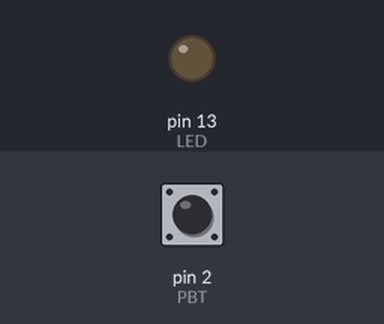
A sketch run on a simulated Arduino Uno, built with avr-gcc and run on an emulated ATmega328P. Shown: output pins drawn as LEDs (lit = HIGH). Inputs (shaded band) come from the test bench; at power-on: pin 2 (PBT) HIGH.

Above: at 1.2 s.
1.3 s: pin 2 (PBT) pulled LOW for 0.15 s
At 1.37 s:
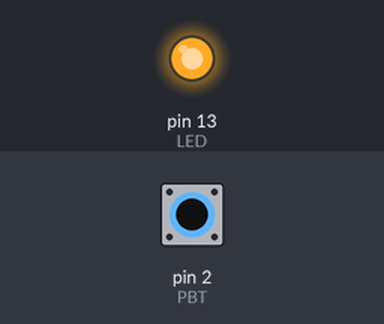
2.9 s: pin 2 (PBT) pulled LOW for 3.2 s
At 7.2 s:
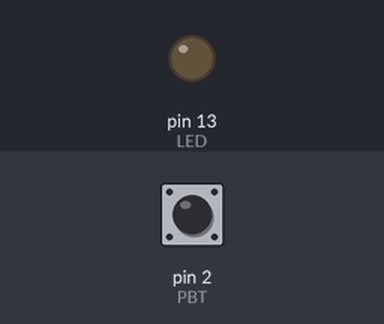
Timing chart, 0 to 8.7 s (numbered marks = the images above; inputs shaded):
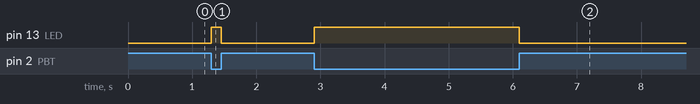

The sketch:

push_button_1.ino
```cpp
const int PBT = 2;
const int LED = 13;

int PBTstate = 0;

void setup() {
  // put your setup code here, to run once:
  pinMode(PBT, INPUT);
  pinMode(LED, OUTPUT);

  digitalWrite(PBT, HIGH);

}

void loop() {
  // put your main code here, to run repeatedly:
  PBTstate = digitalRead(PBT);
  if(digitalRead (PBT) == LOW)
    {
     digitalWrite(LED, HIGH);
    }

  else{digitalWrite(LED, LOW);}

}
```

Measured:
- after the input at 1.3 s, pin 13 (LED): LOW → HIGH at once, → LOW 0.15 s later
- after the input at 2.9 s, pin 13 (LED): LOW → HIGH at once, → LOW 3.2 s later
